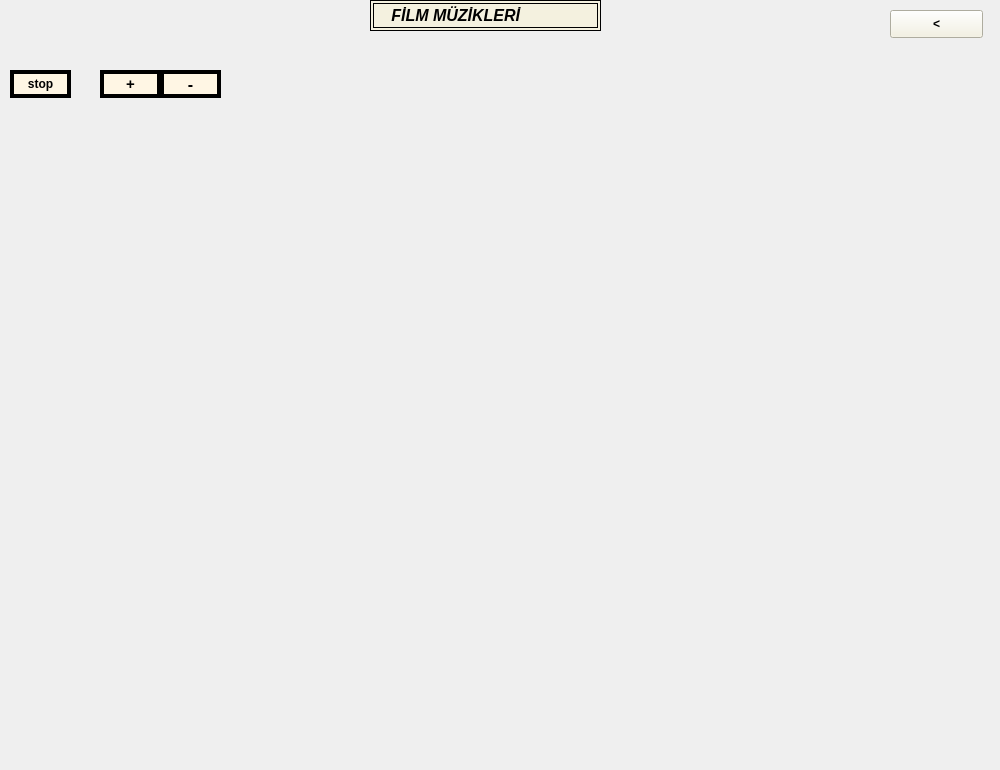
   <widget class="QWidget" name="tab_3">
    <attribute name="title">
     <string>FİLM MÜZİK</string>
    </attribute>
    <widget class="QLabel" name="label_54">
     <property name="geometry">
      <rect>
       <x>0</x>
       <y>-10</y>
       <width>991</width>
       <height>761</height>
      </rect>
     </property>
     <property name="styleSheet">
      <string notr="true">border-image: url(:/imgdizi/img33.jpeg);</string>
     </property>
     <property name="text">
      <string/>
     </property>
    </widget>
    <widget class="QLabel" name="label_57">
     <property name="geometry">
      <rect>
       <x>370</x>
       <y>0</y>
       <width>231</width>
       <height>31</height>
      </rect>
     </property>
     <property name="font">
      <font>
       <pointsize>12</pointsize>
       <weight>75</weight>
       <italic>true</italic>
       <bold>true</bold>
      </font>
     </property>
     <property name="styleSheet">
      <string notr="true">border:4px double #000;
background-color: rgb(244, 241, 223);</string>
     </property>
     <property name="text">
      <string>   FİLM MÜZİKLERİ</string>
     </property>
    </widget>
    <widget class="QPushButton" name="pushButton_18">
     <property name="geometry">
      <rect>
       <x>890</x>
       <y>10</y>
       <width>93</width>
       <height>28</height>
      </rect>
     </property>
     <property name="font">
      <font>
       <weight>75</weight>
       <bold>true</bold>
      </font>
     </property>
     <property name="styleSheet">
      <string notr="true">background-color: rgb(244, 241, 223);</string>
     </property>
     <property name="text">
      <string>&lt;</string>
     </property>
    </widget>
    <widget class="QPushButton" name="pushButton_24">
     <property name="geometry">
      <rect>
       <x>50</x>
       <y>130</y>
       <width>131</width>
       <height>121</height>
      </rect>
     </property>
     <property name="styleSheet">
      <string notr="true">border-image: url(:/img/img24.jpg);
border-radius:60px
</string>
     </property>
     <property name="text">
      <string/>
     </property>
    </widget>
    <widget class="QPushButton" name="pushButton_36">
     <property name="geometry">
      <rect>
       <x>270</x>
       <y>130</y>
       <width>131</width>
       <height>121</height>
      </rect>
     </property>
     <property name="styleSheet">
      <string notr="true">border-image: url(:/img/img22.jpg);
border-radius:60px</string>
     </property>
     <property name="text">
      <string/>
     </property>
    </widget>
    <widget class="QPushButton" name="pushButton_37">
     <property name="geometry">
      <rect>
       <x>510</x>
       <y>140</y>
       <width>131</width>
       <height>121</height>
      </rect>
     </property>
     <property name="styleSheet">
      <string notr="true">border-image: url(:/img/img16.jpg);
border-radius:60px</string>
     </property>
     <property name="text">
      <string/>
     </property>
    </widget>
    <widget class="QPushButton" name="pushButton_39">
     <property name="geometry">
      <rect>
       <x>750</x>
       <y>560</y>
       <width>131</width>
       <height>121</height>
      </rect>
     </property>
     <property name="styleSheet">
      <string notr="true">border-image: url(:/img/img20.jpg);
border-radius:60px
</string>
     </property>
     <property name="text">
      <string/>
     </property>
    </widget>
    <widget class="QPushButton" name="pushButton_40">
     <property name="geometry">
      <rect>
       <x>760</x>
       <y>140</y>
       <width>131</width>
       <height>121</height>
      </rect>
     </property>
     <property name="styleSheet">
      <string notr="true">border-image: url(:/img/img19.jpg);
border-radius:60px</string>
     </property>
     <property name="text">
      <string/>
     </property>
    </widget>
    <widget class="QPushButton" name="pushButton_41">
     <property name="geometry">
      <rect>
       <x>260</x>
       <y>550</y>
       <width>131</width>
       <height>121</height>
      </rect>
     </property>
     <property name="styleSheet">
      <string notr="true">border-image: url(:/img/img21.jpg);
border-radius:60px</string>
     </property>
     <property name="text">
      <string/>
     </property>
    </widget>
    <widget class="QPushButton" name="pushButton_42">
     <property name="geometry">
      <rect>
       <x>40</x>
       <y>550</y>
       <width>131</width>
       <height>121</height>
      </rect>
     </property>
     <property name="styleSheet">
      <string notr="true">border-image: url(:/img/img25.jpg);
border-radius:60px</string>
     </property>
     <property name="text">
      <string/>
     </property>
    </widget>
    <widget class="QPushButton" name="pushButton_45">
     <property name="geometry">
      <rect>
       <x>820</x>
       <y>330</y>
       <width>131</width>
       <height>121</height>
      </rect>
     </property>
     <property name="styleSheet">
      <string notr="true">border-image: url(:/img/img26.jpg);
border-radius:60px</string>
     </property>
     <property name="text">
      <string/>
     </property>
    </widget>
    <widget class="QPushButton" name="pushButton_46">
     <property name="geometry">
      <rect>
       <x>610</x>
       <y>340</y>
       <width>131</width>
       <height>121</height>
      </rect>
     </property>
     <property name="styleSheet">
      <string notr="true">border-image: url(:/img/img17.jpg);
border-radius:60px</string>
     </property>
     <property name="text">
      <string/>
     </property>
    </widget>
    <widget class="QPushButton" name="pushButton_47">
     <property name="geometry">
      <rect>
       <x>380</x>
       <y>330</y>
       <width>131</width>
       <height>121</height>
      </rect>
     </property>
     <property name="styleSheet">
      <string notr="true">border-image: url(:/img/img15.jpg);
border-radius:60px</string>
     </property>
     <property name="text">
      <string/>
     </property>
    </widget>
    <widget class="QPushButton" name="pushButton_49">
     <property name="geometry">
      <rect>
       <x>150</x>
       <y>330</y>
       <width>131</width>
       <height>121</height>
      </rect>
     </property>
     <property name="styleSheet">
      <string notr="true">border-image: url(:/img/img23.jpg);
border-radius:60px
</string>
     </property>
     <property name="text">
      <string/>
     </property>
    </widget>
    <widget class="QPushButton" name="pushButton_50">
     <property name="geometry">
      <rect>
       <x>520</x>
       <y>560</y>
       <width>131</width>
       <height>121</height>
      </rect>
     </property>
     <property name="styleSheet">
      <string notr="true">border-image: url(:/img/img18.jpg);
border-radius:60px</string>
     </property>
     <property name="text">
      <string/>
     </property>
    </widget>
    <widget class="QPushButton" name="pushButton_56">
     <property name="geometry">
      <rect>
       <x>10</x>
       <y>70</y>
       <width>61</width>
       <height>28</height>
      </rect>
     </property>
     <property name="font">
      <font>
       <pointsize>9</pointsize>
       <weight>75</weight>
       <bold>true</bold>
      </font>
     </property>
     <property name="styleSheet">
      <string notr="true">background-color: rgb(255, 246, 228);
border:4px solid  #000;</string>
     </property>
     <property name="text">
      <string>stop</string>
     </property>
    </widget>
    <widget class="QPushButton" name="pushButton_57">
     <property name="geometry">
      <rect>
       <x>160</x>
       <y>70</y>
       <width>61</width>
       <height>28</height>
      </rect>
     </property>
     <property name="font">
      <font>
       <pointsize>12</pointsize>
       <weight>75</weight>
       <bold>true</bold>
      </font>
     </property>
     <property name="styleSheet">
      <string notr="true">background-color: rgb(255, 246, 228);
border:4px solid  #000;</string>
     </property>
     <property name="text">
      <string>-</string>
     </property>
    </widget>
    <widget class="QPushButton" name="pushButton_58">
     <property name="geometry">
      <rect>
       <x>100</x>
       <y>70</y>
       <width>61</width>
       <height>28</height>
      </rect>
     </property>
     <property name="font">
      <font>
       <pointsize>11</pointsize>
       <weight>75</weight>
       <bold>true</bold>
      </font>
     </property>
     <property name="styleSheet">
      <string notr="true">background-color: rgb(255, 246, 228);
border:4px solid  #000;</string>
     </property>
     <property name="text">
      <string>+</string>
     </property>
    </widget>
   </widget>
